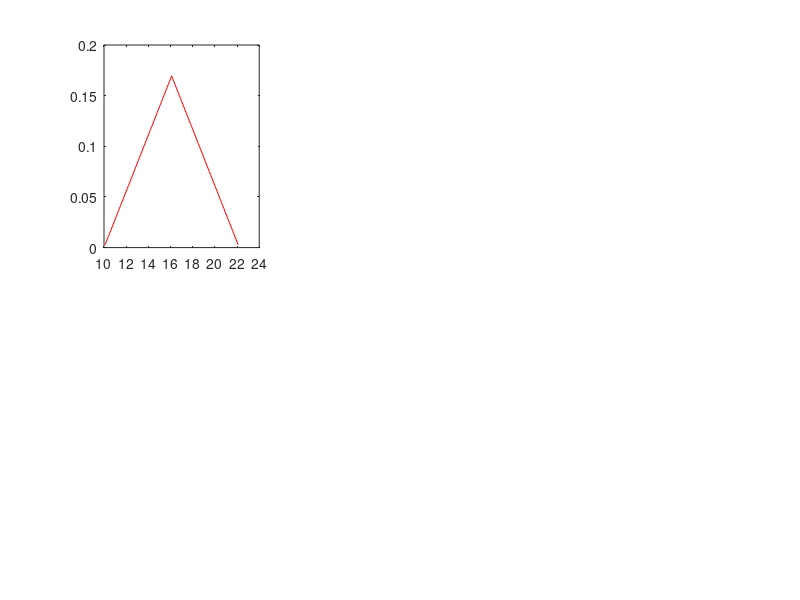

Here is the MATLAB script that generated this plot: (Note: this script raises an error after producing the figure.)
clear
clc
close all

% Constant declaration
dx = 0.1;
x = 10:dx:16;
y = 1/6*ones(1,length(x));

m = 13;
N = [1,2,3,10,30,100];  % n's number
s = 3*ones(1,length(N));    
t = 1e4;   % Sample's size
std = sqrt(s./N);   % Standard deviation vector result from different n

figure

for i = 1:length(N)
    yi = y;
    for j = 1:length(N(i))  
        q = conv(yi, y);
        yi = q;
        %plot((0:(numel(q)-1))*dx,q*dx)
    
    end
    q_x = (1:length(q)).* dx + x(1);
    
    subplot(2,3,i)
    plot(q_x, dx*q,'r');
    hold on    
    % Plot the Gaussian with analytical parameters
    %s = rng;
    rnorm = normrnd(m,std(i),[1,t]);
    histogram(rnorm,'Normalization','pdf','FaceAlpha',0.6)
    title(['N = ' num2str(N(i))])
    xlabel('x')
    ylabel('Zn distribution')
    %rng(s);
    %Commented out because it blocks the histogram
    %lgd = legend('pdf(Zn)','pdf(Gaussian)');
    %fontsize(lgd,3,'points')
end